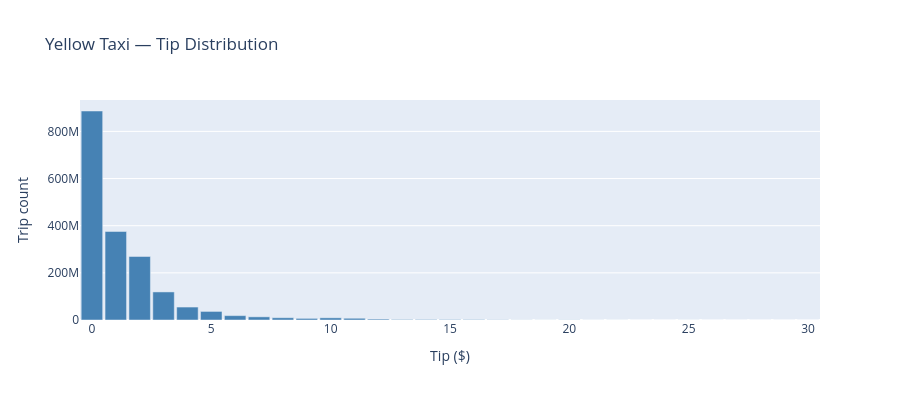

Here is the notebook cell this chart was saved with:
### Code cell
plot_histogram(con, """
    SELECT floor(tip_amt / 1) * 1 AS bin_start, count(*) AS count
    FROM yellow_trips
    WHERE tip_amt BETWEEN 0 AND 30
    GROUP BY bin_start ORDER BY bin_start
""", "Tip ($)", "Yellow Taxi — Tip Distribution")

### Figure 1 — Plotly figure (JSON) as saved in the notebook; plotly's stock layout.template omitted (floating-point values rounded to 4 significant figures)
{"data": [{"marker": {"color": "steelblue"}, "type": "bar", "width": 0.9, "x": [0.0, 1.0, 2.0, 3.0, 4.0, 5.0, 6.0, 7.0, 8.0, 9.0, 10.0, 11.0, 12.0, 13.0, 14.0, 15.0, 16.0, 17.0, 18.0, 19.0, 20.0, 21.0, 22.0, 23.0, 24.0, 25.0, 26.0, 27.0, 28.0, 29.0, 30.0], "y": [886500860, 375511088, 269521993, 119083783, 54935317, 36345173, 18549531, 13397759, 9648565, 6786285, 9266662, 7347601, 3917951, 2190049, 2153404, 1947617, 1746390, 955865, 461249, 263937, 702850, 192100, 164695, 101555, 120047, 152572, 57838, 46411, 40136, 27102, 65021]}], "layout": {"height": 400, "title": {"text": "Yellow Taxi — Tip Distribution"}, "xaxis": {"title": {"text": "Tip ($)"}}, "yaxis": {"title": {"text": "Trip count"}}}}
